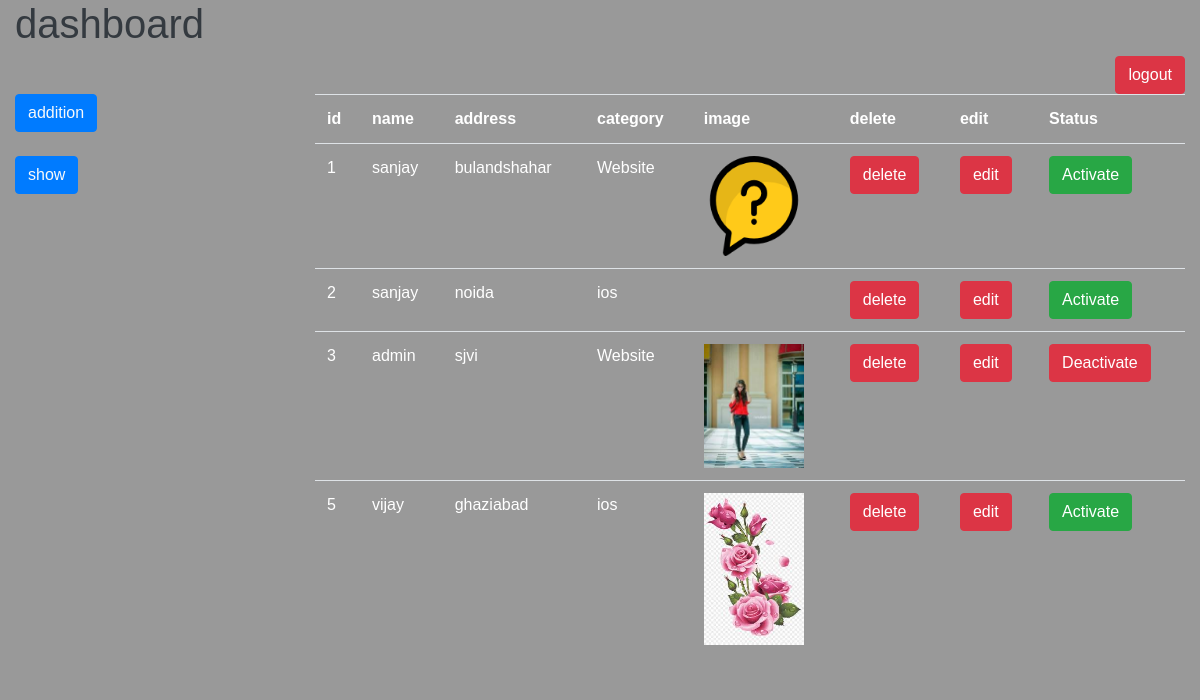
The app's page /dashboard.php?page=show (signed in) with its own data.
### tables this page shows
CREATE TABLE `data` (
  `id` int(11) NOT NULL,
  `name` varchar(255) NOT NULL,
  `address` varchar(255) NOT NULL,
  `category` varchar(255) NOT NULL,
  `newname` varchar(255) NOT NULL,
  `status` int(2) NOT NULL
);

### show.php (the view, shortened to what this page needs)
<table class="table table-hover">
 <tr>
    <th>id</th>
     <th>name</th>
     <th>address</th>
     <th>category</th>
     <th>image</th>
     <th>delete</th>
      <th>edit</th>
      <th>Status</th>
 </tr>
   <?php
    $query=mysqli_query($con,"select * from data");
    while($data=mysqli_fetch_array($query))
    {
        $status=$data['status'];
    ?>
    <tr>
        <td><?php echo $data['id']; ?></td>
        <td><?php echo $data['name']; ?></td>
        <td><?php echo $data['address']; ?></td>
        <td><?php echo $data['category']; ?></td>
        <td><img class="img-fluid"  src="image/<?php echo $data['newname']; ?>" alt="" height="10%" width="100px"></td>
        <td><a href="delete.php?del=<?php echo $data['id']; ?>" class="btn btn-danger">delete</a></td>
        <td><a href="edit.php?edit=<?php echo $data['id']; ?>" class="btn btn-danger">edit</a></td>
<td>
   <?php
if(($status)=='0')
{
?>
<a href="action.php?status=<?php echo $data['id']; ?>" class="btn btn-danger" onclick="return confirm('Activate <?php echo $data['name']; ?>');"> Deactivate </a>
<?php
 }
if(($status)=='1')
{
?>
<a href="action.php?status=<?php echo $data['id']; ?>" class="btn btn-success" onclick="return confirm('De-activate <?php echo $data['name']; ?>');"> Activate</a>
<?php
}
?>
        </td>
    </tr>
    <?php
    }
    ?>
</table>

### dashboard.php (shortened to what this page needs)
<?php
include("connection.php");
if(isset($_SESSION['username']) or isset($_COOKIE['username']))
{
    ?>
    <!DOCTYPE html>
    <html lang="en">
    <head>
        <link rel="stylesheet" href="css/bootstrap.min.css">
    <link rel="stylesheet" href="font/css/font-awesome.min.css">
    </head>
    <body>
                  <div class="container-fluid">
           <div class="row">
               <div class="col-md-12">
                  <h1 class="text-dark ">dashboard</h1> <a href="logout.php" class="btn block btn btn-danger float-right">logout</a>
               </div>
           </div>
                <?php
}else{
    header("location:index.php");
} ?>
          <div class="row">
          <div class="col-md-3">
           <a href="?page=add" class="btn btn-primary btn block text-light">addition</a><br><br>
           <a href="?page=show" class="btn btn-primary btn block text-light">show</a>
              </div>
              <div class="col-md-9">
           <?php
                if(isset($_GET['page']))
                {
                    $page=$_GET['page'];
                    if($page=="add")
                    {
                        include("add.php");
                    }if($page=="show")
                    {
                        include("show.php");
                    }else{
                    }
                }
                ?>
                </div>
            </div>
        </div>
    </body>
    </html>

### show.php (style rules this page uses)
* { margin:0px; padding:0px; font-family:Tahoma, Geneva, sans-serif; background-color:#999; color:#FFF; }
a { text-decoration:none; }

### records on screen
data: id "1", name "sanjay", address "bulandshahar", category "Website", newname (picture)
data: id "2", name "sanjay", address "noida", category "ios"
data: id "3", name "admin", address "sjvi", category "Website", newname (picture)
data: id "5", name "vijay", address "ghaziabad", category "ios", newname (picture)
